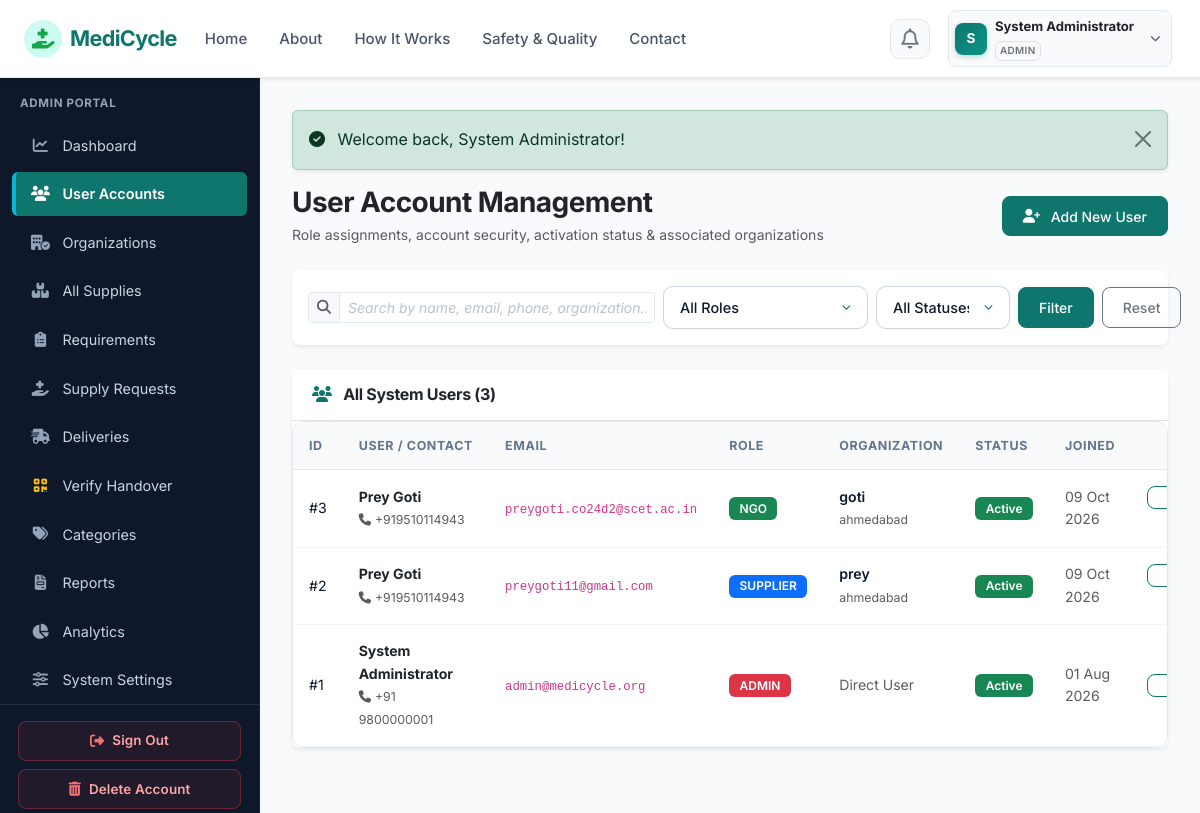
The page /admin/users.php (signed in) on the database its author committed.
### tables this page shows
CREATE TABLE `organizations` (
  `id` int(11) NOT NULL AUTO_INCREMENT,
  `user_id` int(11) NOT NULL,
  `organization_name` varchar(150) NOT NULL,
  `organization_type` varchar(100) NOT NULL,
  `license_number` varchar(100) DEFAULT NULL,
  `address` text NOT NULL,
  `city` varchar(100) NOT NULL,
  `state` varchar(100) NOT NULL,
  `pincode` varchar(20) NOT NULL,
  `verification_status` enum('pending','verified','rejected') DEFAULT 'pending',
  `verification_notes` text DEFAULT NULL,
  `created_at` timestamp NOT NULL DEFAULT current_timestamp(),
  `updated_at` timestamp NOT NULL DEFAULT current_timestamp() ON UPDATE current_timestamp(),
  PRIMARY KEY (`id`),
  KEY `fk_org_user` (`user_id`),
  KEY `idx_org_city` (`city`),
  KEY `idx_org_status` (`verification_status`),
  CONSTRAINT `fk_org_user` FOREIGN KEY (`user_id`) REFERENCES `users` (`id`) ON DELETE CASCADE
);

CREATE TABLE `users` (
  `id` int(11) NOT NULL AUTO_INCREMENT,
  `name` varchar(100) NOT NULL,
  `email` varchar(100) NOT NULL,
  `password` varchar(255) NOT NULL,
  `phone` varchar(20) NOT NULL,
  `role` enum('admin','supplier','ngo','delivery') NOT NULL,
  `email_verified` tinyint(1) DEFAULT 1,
  `status` enum('active','inactive','suspended','pending') DEFAULT 'active',
  `created_at` timestamp NOT NULL DEFAULT current_timestamp(),
  `updated_at` timestamp NOT NULL DEFAULT current_timestamp() ON UPDATE current_timestamp(),
  PRIMARY KEY (`id`),
  UNIQUE KEY `email` (`email`),
  KEY `idx_user_role` (`role`),
  KEY `idx_user_status` (`status`)
);

### includes/functions.php (called while the page is built, shortened)
<?php
function e($string) {
    return htmlspecialchars((string)($string ?? ''), ENT_QUOTES, 'UTF-8');
}
function clean($data) {
    return trim(strip_tags((string)($data ?? '')));
}
function format_date($dateStr, $format = 'd M Y') {
    $timestamp = strtotime($dateStr);
    return $timestamp ? date($format, $timestamp) : 'N/A';
}

### admin/users.php (the view, shortened to what this page needs)
<?php
require_once __DIR__ . '/../config/config.php';
$search = clean($_GET['search'] ?? '');
$sql = "SELECT u.*, o.organization_name, o.organization_type, o.city
        FROM users u
        LEFT JOIN organizations o ON u.id = o.user_id
        WHERE 1=1";
$params = [];
$sql .= " ORDER BY u.id DESC";
$stmt = $pdo->prepare($sql);
$stmt->execute($params);
$users = $stmt->fetchAll();
include __DIR__ . '/../includes/header.php';
include __DIR__ . '/../includes/navbar.php';
?>
<div class="app-container">
    <?php include __DIR__ . '/../includes/sidebar.php'; ?>
    <div class="app-content">
        <?php echo render_flash_messages(); ?>
        <div class="d-flex flex-column flex-md-row justify-content-between align-items-md-center mb-4 gap-3">
            <div>
                <h3 class="fw-bold text-dark mb-1">User Account Management</h3>
                <p class="text-muted small mb-0">Role assignments, account security, activation status & associated organizations</p>
            </div>
            <div>
                <button type="button" class="btn btn-primary btn-sm" data-bs-toggle="modal" data-bs-target="#addUserModal">
                    <i class="fas fa-user-plus me-1"></i> Add New User
                </button>
            </div>
        </div>
        <div class="card border-0 shadow-sm rounded-3 p-3 mb-4 bg-white">
            <form method="GET" class="row g-2 align-items-center">
                <div class="col-md-5">
                    <div class="input-group input-group-sm">
                        <span class="input-group-text bg-light"><i class="fas fa-search text-muted"></i></span>
                        <input type="text" name="search" class="form-control" placeholder="Search by name, email, phone, organization..." value="<?php echo e($search); ?>">
                    </div>
                </div>
                <div class="col-md-3">
                    <select name="role" class="form-select form-select-sm">
                        <option value="">All Roles</option>
                    </select>
                </div>
                <div class="col-md-2">
                    <select name="status" class="form-select form-select-sm">
                        <option value="">All Statuses</option>
                    </select>
                </div>
                <div class="col-md-2 d-flex gap-2">
                    <button type="submit" class="btn btn-sm btn-teal text-white w-100" style="background:#0f766e;">Filter</button>
                    <a href="<?php echo BASE_URL; ?>/admin/users.php" class="btn btn-sm btn-outline-secondary">Reset</a>
                </div>
            </form>
        </div>
        <div class="card border-0 shadow-sm rounded-3">
            <div class="card-header bg-white py-3 border-bottom d-flex justify-content-between align-items-center">
                <h6 class="fw-bold text-dark mb-0"><i class="fas fa-users text-teal me-2"></i> All System Users (<?php echo count($users); ?>)</h6>
            </div>
            <div class="card-body p-0">
                <div class="table-responsive">
                    <table class="table table-hover align-middle mb-0 small">
                        <thead class="table-light">
                            <tr>
                                <th>ID</th>
                                <th>User / Contact</th>
                                <th>Email</th>
                                <th>Role</th>
                                <th>Organization</th>
                                <th>Status</th>
                                <th>Joined</th>
                                <th class="text-end">Actions</th>
                            </tr>
                        </thead>
                        <tbody>
                            <?php if (!empty($users)): ?>
                                <?php foreach ($users as $u): ?>
                                    <tr>
                                        <td>#<?php echo $u['id']; ?></td>
                                        <td>
                                            <div class="fw-bold text-dark"><?php echo e($u['name']); ?></div>
                                            <small class="text-muted"><i class="fas fa-phone me-1"></i><?php echo e($u['phone']); ?></small>
                                        </td>
                                        <td><code><?php echo e($u['email']); ?></code></td>
                                        <td>
                                            <?php
                                                $roleBadge = match($u['role']) {
                                                    'admin'    => 'bg-danger',
                                                    'supplier' => 'bg-primary',
                                                    'ngo'      => 'bg-success',
                                                    'delivery' => 'bg-warning text-dark',
                                                    default    => 'bg-secondary'
                                                };
                                            ?>
                                            <span class="badge <?php echo $roleBadge; ?>"><?php echo strtoupper(e($u['role'])); ?></span>
                                        </td>
                                        <td>
                                            <?php if ($u['organization_name']): ?>
                                                <div class="fw-semibold"><?php echo e($u['organization_name']); ?></div>
                                                <small class="text-muted"><?php echo e($u['city']); ?></small>
                                            <?php else: ?>
                                                <span class="text-muted">Direct User</span>
                                            <?php endif; ?>
                                        </td>
                                        <td>
                                            <span class="badge <?php echo $u['status'] === 'active' ? 'bg-success' : 'bg-danger'; ?>">
                                                <?php echo ucfirst(e($u['status'])); ?>
                                            </span>
                                        </td>
                                        <td class="text-muted"><?php echo format_date($u['created_at']); ?></td>
                                        <td class="text-end">
                                            <button type="button" class="btn btn-sm btn-outline-primary py-0"
                                                    onclick="openEditUser(<?php echo htmlspecialchars(json_encode($u)); ?>)">
                                            </button>
                                        </td>
                                    </tr>
                                <?php endforeach; ?>
                            <?php else: ?>
                                <tr>
                                    <td colspan="8" class="text-center py-4 text-muted">No users found matching your search query.</td>
                                </tr>
                            <?php endif; ?>
                        </tbody>
                    </table>
                </div>
            </div>
        </div>
    </div>
</div>
<?php include __DIR__ . '/../includes/footer.php'; ?>

### rows shown on the page
organizations: user "3", user.name "Prey Goti", user.phone "+919510114943", user.email "preygoti.co24d2@scet.ac.in", user.role "NGO", organization_name "goti", city "ahmedabad", user.status "Active", user.created_at "09 Oct 2026"
organizations: user "2", user.name "Prey Goti", user.phone "+919510114943", user.email "preygoti11@gmail.com", user.role "SUPPLIER", organization_name "prey", city "ahmedabad", user.status "Active", user.created_at "09 Oct 2026"
users: id "1", name "System Administrator", phone "+91 9800000001", email "admin@medicycle.org", role "ADMIN", shows "Direct User", status "Active", created_at "01 Aug 2026"

### other values the page prints
substr($currentUser['name'], 0, 1) "S"
$currentUser['name'] "System Administrator"
$currentUser['role'] "ADMIN"
$userRole "ADMIN"
$message "Welcome back, System Administrator!"
count($users) "3"
